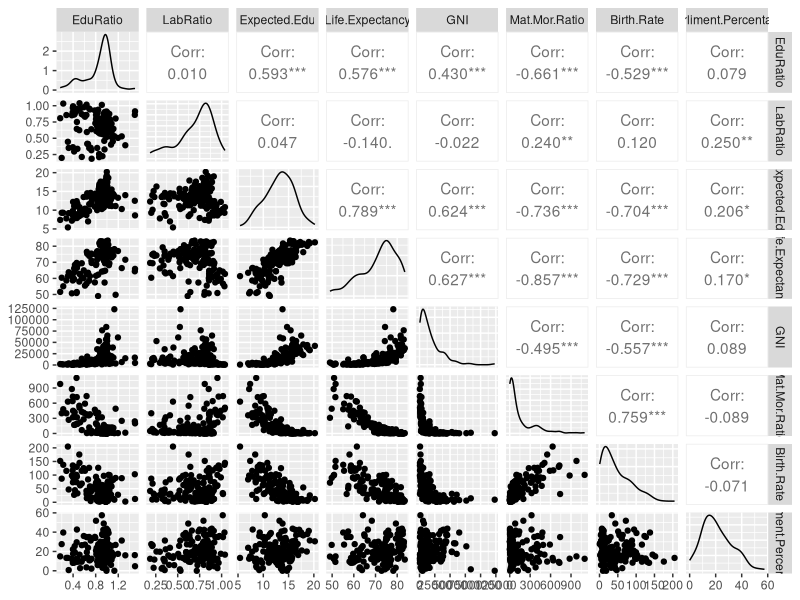
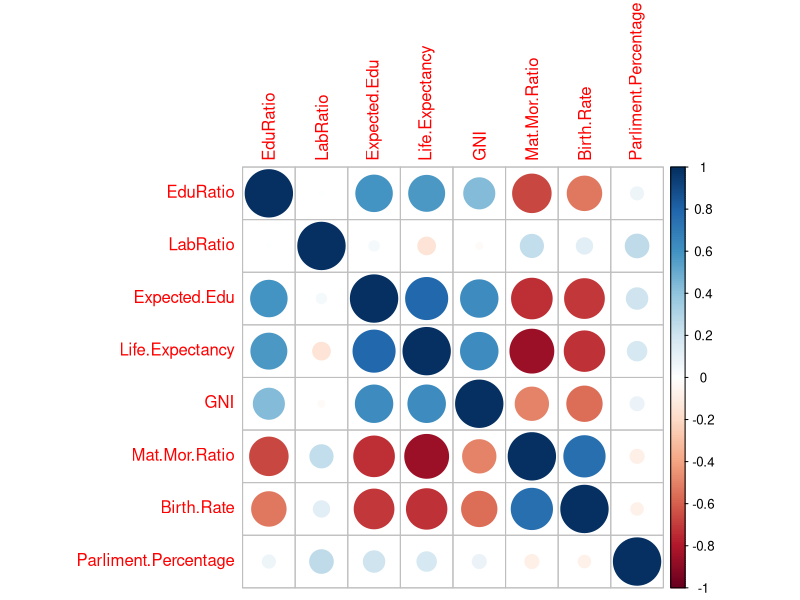
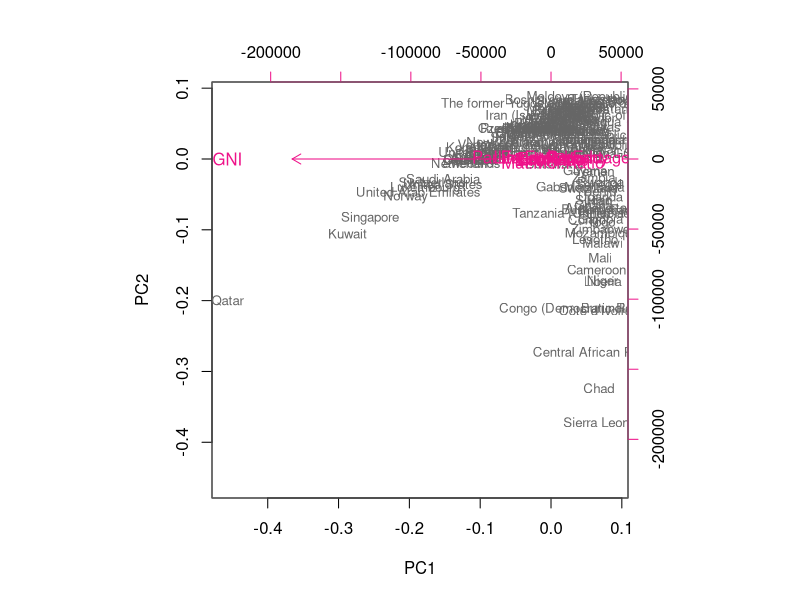
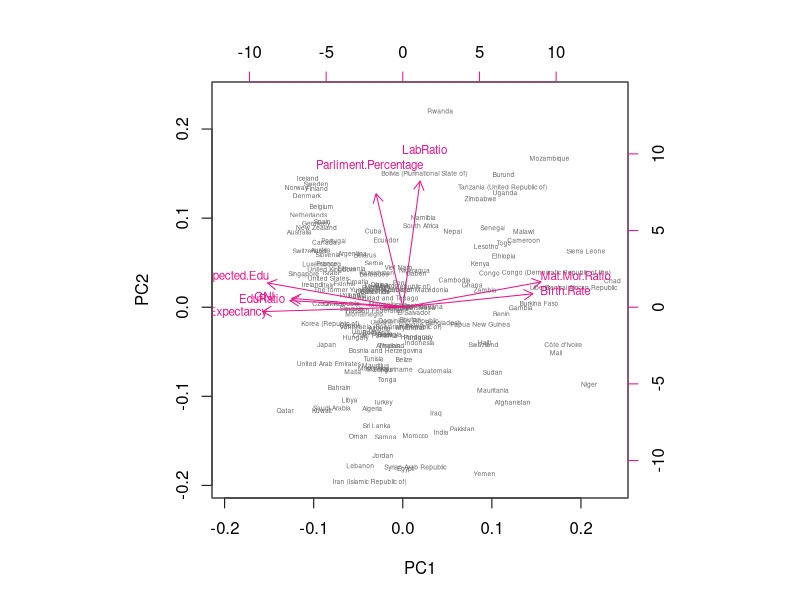
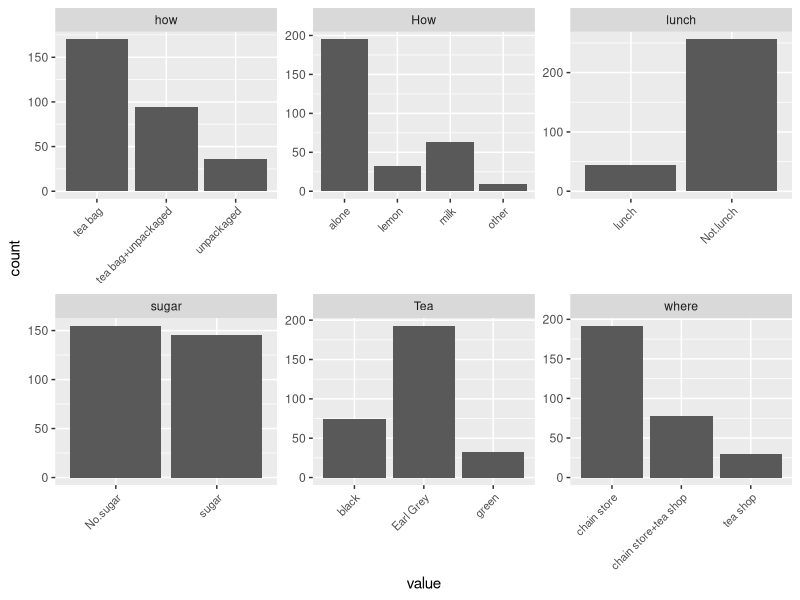
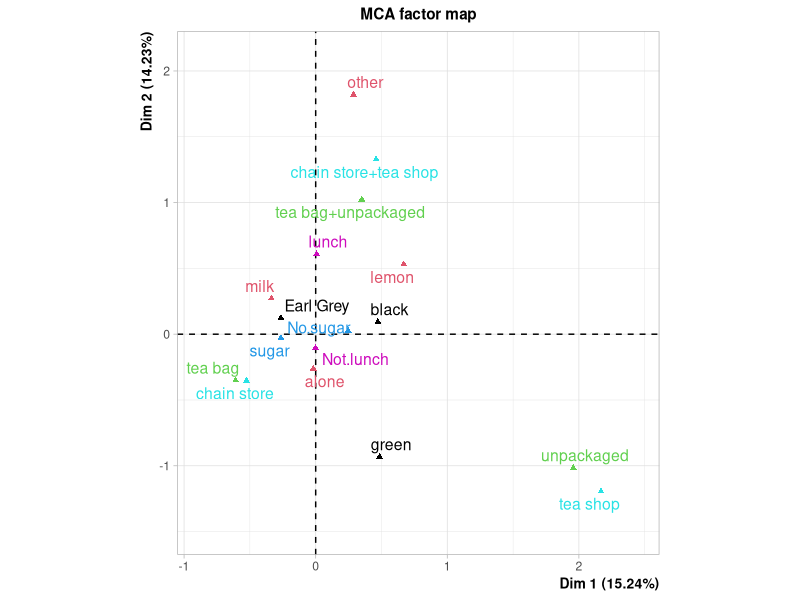

Recreate these plots in R, in order.
## ---- chunk 1
library(FactoMineR)
library(ggplot2)
library(dplyr)
library(tidyr)
## ---- chunk 2
human3<-read.csv("human3.csv",row.names=1)
str(human3)
summary(human3)
GGally::ggpairs(human3)
cor(human3)%>%corrplot::corrplot()
## ---- chunk 3
pca_human<-prcomp(human3)
s<-summary(pca_human)
s
pca_pr <- round(100*s$importance[2, ], digits = 1)
pca_pr
biplot(pca_human, choices = 1:2,cex=c(0.8,1),col=c("grey40", "deeppink2"))
## ---- chunk 4
pca_human_std<-scale(human3)%>%prcomp()
s_std<-summary(pca_human_std)
s_std
pca_pr_std <- round(100*s_std$importance[2, ], digits = 1)
pca_pr_std
biplot(pca_human_std, choices = 1:2,cex=c(0.4,0.7),col=c("grey40", "deeppink2"))
## ---- chunk 5
data("tea")
str(tea)
dim(tea)
keep_them<-c("Tea", "How", "how", "sugar", "where", "lunch")
tea_time <- dplyr::select(tea,one_of(keep_them))
summary(tea_time)
gather(tea_time) %>% ggplot(aes(value)) + facet_wrap("key", scales = "free") + geom_bar()+theme(axis.text.x = element_text(angle = 45, hjust = 1, size = 8))
## ---- chunk 6
mca <- MCA(tea_time, graph = FALSE)
summary(mca)
plot(mca,invisible=c("ind"),habillage = "quali")
